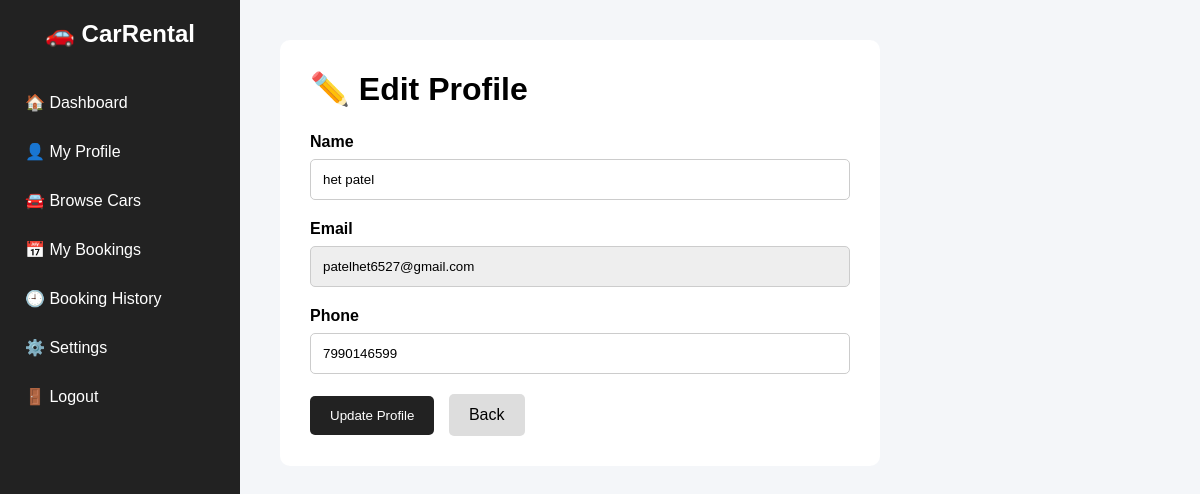
Page /client/edit_profile.php (signed in) on the committed database.
### tables this page shows
CREATE TABLE `users` (
  `user_id` int(11) NOT NULL,
  `name` varchar(100) NOT NULL,
  `email` varchar(100) NOT NULL,
  `phone` varchar(15) DEFAULT NULL,
  `password` varchar(255) NOT NULL,
  `created_at` timestamp NOT NULL DEFAULT current_timestamp()
);

### client/edit_profile.php (the view, shortened to what this page needs)
<?php
include "../config/db.php";
$user_id = $_SESSION['user_id'];
$sql = "SELECT * FROM users WHERE user_id = $user_id";
$result = mysqli_query($conn, $sql);
$user = mysqli_fetch_assoc($result);
?>
<!DOCTYPE html>
<html>
<head>
</head>
<body>
    <?php include "includes/sidebar.php"; ?>
    <div class="main">
        <div class="form-box">
            <h1>✏️ Edit Profile</h1>
            <form method="POST">
                <div class="form-group">
                    <label>Name</label>
                    <input
                        type="text"
                        name="name"
                        value="<?php echo htmlspecialchars($user['name']); ?>"
                        required
                    >
                </div>
                <div class="form-group">
                    <label>Email</label>
                    <input
                        type="email"
                        value="<?php echo htmlspecialchars($user['email']); ?>"
                        class="email-box"
                        readonly
                    >
                </div>
                <div class="form-group">
                    <label>Phone</label>
                    <input
                        type="text"
                        name="phone"
                        value="<?php echo htmlspecialchars($user['phone']); ?>"
                        maxlength="10"
                        required
                    >
                </div>
                <button type="submit" class="update-btn">
                    Update Profile
                </button>
                <a href="profile.php" class="back-btn">
                    Back
                </a>
            </form>
        </div>
    </div>
</body>
</html>

### client/edit_profile.php (style rules this page uses)
* { margin: 0; padding: 0; box-sizing: border-box; font-family: Arial, sans-serif; }
body { background-color: #f4f6f9; }
.main { margin-left: 240px; padding: 40px; }
.form-box { background-color: white; max-width: 600px; padding: 30px; border-radius: 10px; }
.form-box h1 { margin-bottom: 25px; }
.form-group { margin-bottom: 20px; }
.form-group label { display: block; margin-bottom: 8px; font-weight: bold; }
.form-group input { width: 100%; padding: 12px; border: 1px solid #ccc; border-radius: 5px; }
.email-box { background-color: #eee; }
.update-btn { padding: 12px 20px; background-color: #222; color: white; border: none; border-radius: 5px; cursor: pointer; }
.back-btn { display: inline-block; margin-left: 10px; padding: 12px 20px; background-color: #ddd; color: black; text-decoration: none; border-radius: 5px; }

### rows in the picture
users: name "het patel", email "patelhet6527@gmail.com", phone "7990146599"
